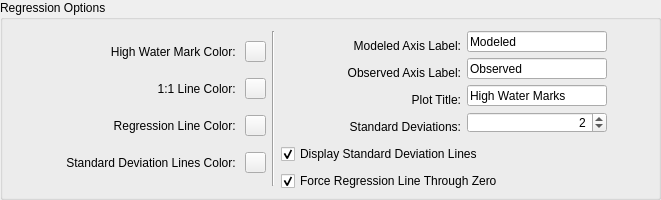
                <widget class="QGroupBox" name="groupBox_2">
                 <property name="minimumSize">
                  <size>
                   <width>0</width>
                   <height>200</height>
                  </size>
                 </property>
                 <property name="maximumSize">
                  <size>
                   <width>16777215</width>
                   <height>200</height>
                  </size>
                 </property>
                 <property name="title">
                  <string>Regression Options</string>
                 </property>
                 <layout class="QHBoxLayout" name="horizontalLayout_4">
                  <item>
                   <layout class="QVBoxLayout" name="verticalLayout_11">
                    <item>
                     <layout class="QHBoxLayout" name="horizontalLayout_25">
                      <item>
                       <widget class="QLabel" name="label_hwmcolor">
                        <property name="minimumSize">
                         <size>
                          <width>225</width>
                          <height>0</height>
                         </size>
                        </property>
                        <property name="maximumSize">
                         <size>
                          <width>225</width>
                          <height>16777215</height>
                         </size>
                        </property>
                        <property name="text">
                         <string>High Water Mark Color: </string>
                        </property>
                        <property name="alignment">
                         <set>Qt::AlignRight|Qt::AlignTrailing|Qt::AlignVCenter</set>
                        </property>
                       </widget>
                      </item>
                      <item>
                       <widget class="QPushButton" name="button_hwmcolor">
                        <property name="minimumSize">
                         <size>
                          <width>21</width>
                          <height>21</height>
                         </size>
                        </property>
                        <property name="maximumSize">
                         <size>
                          <width>21</width>
                          <height>21</height>
                         </size>
                        </property>
                        <property name="text">
                         <string/>
                        </property>
                       </widget>
                      </item>
                     </layout>
                    </item>
                    <item>
                     <layout class="QHBoxLayout" name="horizontalLayout_26">
                      <item>
                       <widget class="QLabel" name="label_121linecolor">
                        <property name="minimumSize">
                         <size>
                          <width>225</width>
                          <height>0</height>
                         </size>
                        </property>
                        <property name="maximumSize">
                         <size>
                          <width>225</width>
                          <height>16777215</height>
                         </size>
                        </property>
                        <property name="text">
                         <string>1:1 Line Color: </string>
                        </property>
                        <property name="alignment">
                         <set>Qt::AlignRight|Qt::AlignTrailing|Qt::AlignVCenter</set>
                        </property>
                       </widget>
                      </item>
                      <item>
                       <widget class="QPushButton" name="button_121linecolor">
                        <property name="minimumSize">
                         <size>
                          <width>21</width>
                          <height>21</height>
                         </size>
                        </property>
                        <property name="maximumSize">
                         <size>
                          <width>21</width>
                          <height>21</height>
                         </size>
                        </property>
                        <property name="text">
                         <string/>
                        </property>
                       </widget>
                      </item>
                     </layout>
                    </item>
                    <item>
                     <layout class="QHBoxLayout" name="horizontalLayout_27">
                      <item>
                       <widget class="QLabel" name="label_reglinecolor">
                        <property name="minimumSize">
                         <size>
                          <width>225</width>
                          <height>0</height>
                         </size>
                        </property>
                        <property name="maximumSize">
                         <size>
                          <width>225</width>
                          <height>16777215</height>
                         </size>
                        </property>
                        <property name="text">
                         <string>Regression Line Color: </string>
                        </property>
                        <property name="alignment">
                         <set>Qt::AlignRight|Qt::AlignTrailing|Qt::AlignVCenter</set>
                        </property>
                       </widget>
                      </item>
                      <item>
                       <widget class="QPushButton" name="button_reglinecolor">
                        <property name="minimumSize">
                         <size>
                          <width>21</width>
                          <height>21</height>
                         </size>
                        </property>
                        <property name="maximumSize">
                         <size>
                          <width>21</width>
                          <height>21</height>
                         </size>
                        </property>
                        <property name="text">
                         <string/>
                        </property>
                       </widget>
                      </item>
                     </layout>
                    </item>
                    <item>
                     <layout class="QHBoxLayout" name="horizontalLayout_28">
                      <item>
                       <widget class="QLabel" name="label_boundlinecolor">
                        <property name="minimumSize">
                         <size>
                          <width>225</width>
                          <height>0</height>
                         </size>
                        </property>
                        <property name="maximumSize">
                         <size>
                          <width>225</width>
                          <height>16777215</height>
                         </size>
                        </property>
                        <property name="text">
                         <string>Standard Deviation Lines Color: </string>
                        </property>
                        <property name="alignment">
                         <set>Qt::AlignRight|Qt::AlignTrailing|Qt::AlignVCenter</set>
                        </property>
                       </widget>
                      </item>
                      <item>
                       <widget class="QPushButton" name="button_boundlinecolor">
                        <property name="minimumSize">
                         <size>
                          <width>21</width>
                          <height>21</height>
                         </size>
                        </property>
                        <property name="maximumSize">
                         <size>
                          <width>21</width>
                          <height>21</height>
                         </size>
                        </property>
                        <property name="text">
                         <string/>
                        </property>
                       </widget>
                      </item>
                     </layout>
                    </item>
                   </layout>
                  </item>
                  <item>
                   <widget class="Line" name="line">
                    <property name="orientation">
                     <enum>Qt::Vertical</enum>
                    </property>
                   </widget>
                  </item>
                  <item>
                   <layout class="QVBoxLayout" name="verticalLayout_10">
                    <item>
                     <layout class="QHBoxLayout" name="horizontalLayout_24">
                      <item>
                       <widget class="QLabel" name="label_modeledhwmlabel">
                        <property name="minimumSize">
                         <size>
                          <width>180</width>
                          <height>30</height>
                         </size>
                        </property>
                        <property name="maximumSize">
                         <size>
                          <width>130</width>
                          <height>30</height>
                         </size>
                        </property>
                        <property name="text">
                         <string>Modeled Axis Label:</string>
                        </property>
                        <property name="alignment">
                         <set>Qt::AlignRight|Qt::AlignTrailing|Qt::AlignVCenter</set>
                        </property>
                       </widget>
                      </item>
                      <item>
                       <widget class="QLineEdit" name="text_adchwmaxislabel">
                        <property name="minimumSize">
                         <size>
                          <width>140</width>
                          <height>21</height>
                         </size>
                        </property>
                        <property name="maximumSize">
                         <size>
                          <width>140</width>
                          <height>16777215</height>
                         </size>
                        </property>
                        <property name="text">
                         <string>Modeled</string>
                        </property>
                       </widget>
                      </item>
                      <item>
                       <spacer name="horizontalSpacer_21">
                        <property name="orientation">
                         <enum>Qt::Horizontal</enum>
                        </property>
                        <property name="sizeHint" stdset="0">
                         <size>
                          <width>40</width>
                          <height>20</height>
                         </size>
                        </property>
                       </spacer>
                      </item>
                     </layout>
                    </item>
                    <item>
                     <layout class="QHBoxLayout" name="horizontalLayout_16">
                      <item>
                       <widget class="QLabel" name="label_measuredhwmlabel">
                        <property name="minimumSize">
                         <size>
                          <width>180</width>
                          <height>30</height>
                         </size>
                        </property>
                        <property name="maximumSize">
                         <size>
                          <width>130</width>
                          <height>30</height>
                         </size>
                        </property>
                        <property name="text">
                         <string>Observed Axis Label:</string>
                        </property>
                        <property name="alignment">
                         <set>Qt::AlignRight|Qt::AlignTrailing|Qt::AlignVCenter</set>
                        </property>
                       </widget>
                      </item>
                      <item>
                       <widget class="QLineEdit" name="text_measuredhwmaxislabel">
                        <property name="minimumSize">
                         <size>
                          <width>140</width>
                          <height>21</height>
                         </size>
                        </property>
                        <property name="maximumSize">
                         <size>
                          <width>140</width>
                          <height>16777215</height>
                         </size>
                        </property>
                        <property name="text">
                         <string>Observed</string>
                        </property>
                       </widget>
                      </item>
                      <item>
                       <spacer name="horizontalSpacer_20">
                        <property name="orientation">
                         <enum>Qt::Horizontal</enum>
                        </property>
                        <property name="sizeHint" stdset="0">
                         <size>
                          <width>40</width>
                          <height>20</height>
                         </size>
                        </property>
                       </spacer>
                      </item>
                     </layout>
                    </item>
                    <item>
                     <layout class="QHBoxLayout" name="horizontalLayout_33">
                      <item>
                       <widget class="QLabel" name="label_hwmplottitle">
                        <property name="minimumSize">
                         <size>
                          <width>180</width>
                          <height>30</height>
                         </size>
                        </property>
                        <property name="maximumSize">
                         <size>
                          <width>130</width>
                          <height>30</height>
                         </size>
                        </property>
                        <property name="text">
                         <string>Plot Title:</string>
                        </property>
                        <property name="alignment">
                         <set>Qt::AlignRight|Qt::AlignTrailing|Qt::AlignVCenter</set>
                        </property>
                       </widget>
                      </item>
                      <item>
                       <widget class="QLineEdit" name="text_hwmplottitle">
                        <property name="minimumSize">
                         <size>
                          <width>140</width>
                          <height>21</height>
                         </size>
                        </property>
                        <property name="maximumSize">
                         <size>
                          <width>140</width>
                          <height>16777215</height>
                         </size>
                        </property>
                        <property name="text">
                         <string>High Water Marks</string>
                        </property>
                       </widget>
                      </item>
                      <item>
                       <spacer name="horizontalSpacer_13">
                        <property name="orientation">
                         <enum>Qt::Horizontal</enum>
                        </property>
                        <property name="sizeHint" stdset="0">
                         <size>
                          <width>40</width>
                          <height>20</height>
                         </size>
                        </property>
                       </spacer>
                      </item>
                     </layout>
                    </item>
                    <item>
                     <layout class="QHBoxLayout" name="horizontalLayout_2">
                      <item>
                       <widget class="QLabel" name="label_upperlowervalue">
                        <property name="minimumSize">
                         <size>
                          <width>180</width>
                          <height>30</height>
                         </size>
                        </property>
                        <property name="maximumSize">
                         <size>
                          <width>130</width>
                          <height>30</height>
                         </size>
                        </property>
                        <property name="text">
                         <string>Standard Deviations:</string>
                        </property>
                        <property name="alignment">
                         <set>Qt::AlignRight|Qt::AlignTrailing|Qt::AlignVCenter</set>
                        </property>
                       </widget>
                      </item>
                      <item>
                       <widget class="QSpinBox" name="spin_upperlowervalue">
                        <property name="minimumSize">
                         <size>
                          <width>140</width>
                          <height>21</height>
                         </size>
                        </property>
                        <property name="maximumSize">
                         <size>
                          <width>140</width>
                          <height>16777215</height>
                         </size>
                        </property>
                        <property name="alignment">
                         <set>Qt::AlignRight|Qt::AlignTrailing|Qt::AlignVCenter</set>
                        </property>
                        <property name="minimum">
                         <number>1</number>
                        </property>
                        <property name="maximum">
                         <number>3</number>
                        </property>
                        <property name="value">
                         <number>2</number>
                        </property>
                       </widget>
                      </item>
                      <item>
                       <spacer name="horizontalSpacer_14">
                        <property name="orientation">
                         <enum>Qt::Horizontal</enum>
                        </property>
                        <property name="sizeHint" stdset="0">
                         <size>
                          <width>40</width>
                          <height>20</height>
                         </size>
                        </property>
                       </spacer>
                      </item>
                     </layout>
                    </item>
                    <item>
                     <layout class="QHBoxLayout" name="horizontalLayout_3">
                      <item>
                       <widget class="QCheckBox" name="check_dispupperlowerlines">
                        <property name="minimumSize">
                         <size>
                          <width>130</width>
                          <height>30</height>
                         </size>
                        </property>
                        <property name="maximumSize">
                         <size>
                          <width>16777215</width>
                          <height>30</height>
                         </size>
                        </property>
                        <property name="text">
                         <string>Display Standard Deviation Lines</string>
                        </property>
                        <property name="checked">
                         <bool>true</bool>
                        </property>
                       </widget>
                      </item>
                      <item>
                       <spacer name="horizontalSpacer_31">
                        <property name="orientation">
                         <enum>Qt::Horizontal</enum>
                        </property>
                        <property name="sizeHint" stdset="0">
                         <size>
                          <width>40</width>
                          <height>20</height>
                         </size>
                        </property>
                       </spacer>
                      </item>
                     </layout>
                    </item>
                    <item>
                     <layout class="QHBoxLayout" name="horizontalLayout_29">
                      <item>
                       <widget class="QCheckBox" name="check_forceregthroughzero">
                        <property name="minimumSize">
                         <size>
                          <width>130</width>
                          <height>30</height>
                         </size>
                        </property>
                        <property name="maximumSize">
                         <size>
                          <width>16777215</width>
                          <height>30</height>
                         </size>
                        </property>
                        <property name="text">
                         <string>Force Regression Line Through Zero</string>
                        </property>
                        <property name="checked">
                         <bool>true</bool>
                        </property>
                       </widget>
                      </item>
                      <item>
                       <spacer name="horizontalSpacer_22">
                        <property name="orientation">
                         <enum>Qt::Horizontal</enum>
                        </property>
                        <property name="sizeHint" stdset="0">
                         <size>
                          <width>40</width>
                          <height>20</height>
                         </size>
                        </property>
                       </spacer>
                      </item>
                     </layout>
                    </item>
                   </layout>
                  </item>
                 </layout>
                </widget>
